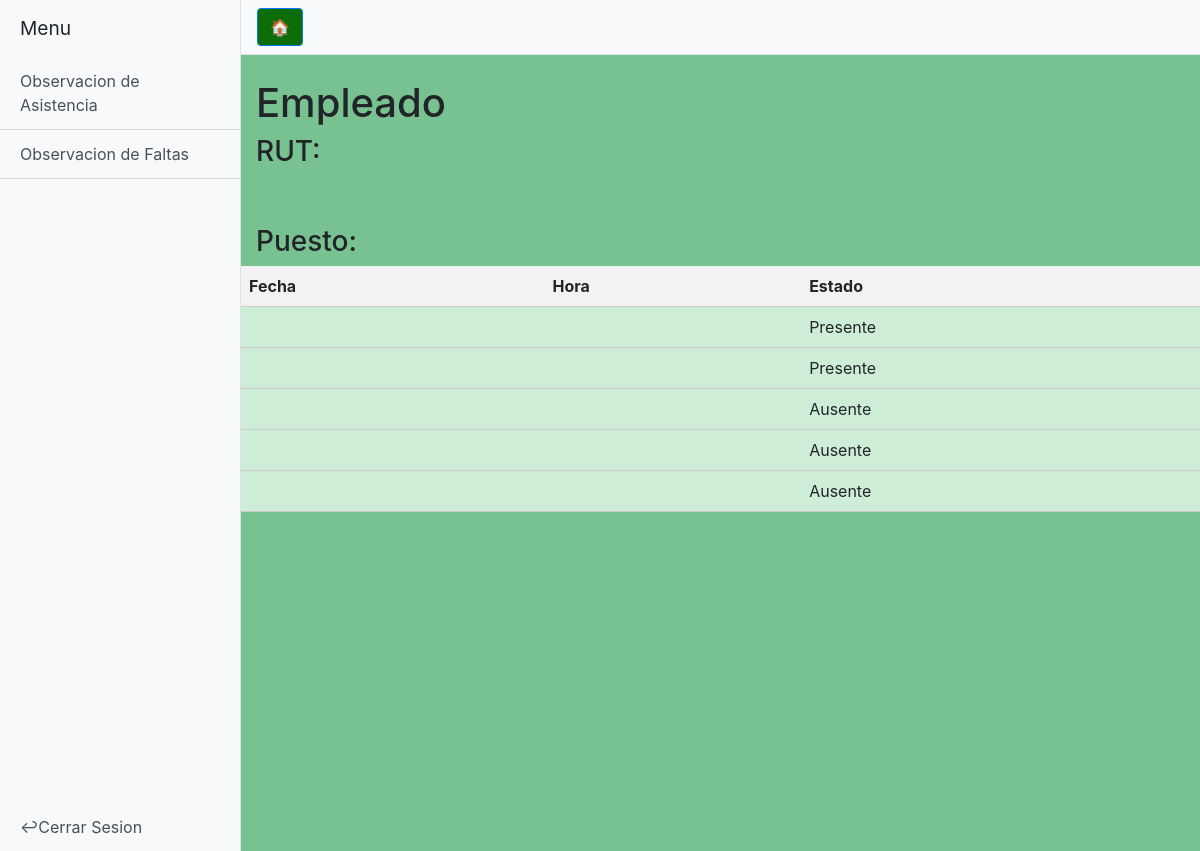
Page /observaciondeasistencias on the committed database.
### tables this page shows
CREATE TABLE "asistencia" (
	"id_asistencia"	INTEGER,
	"fecha"	TEXT,
	"hora"	TEXT,
	"estado"	TEXT,
	"rut_trabajador"	TEXT,
	PRIMARY KEY("id_asistencia" AUTOINCREMENT),
	FOREIGN KEY("rut_trabajador") REFERENCES "obrero"("rut_trabajador")
);

### app.py (the view)
    @app.route('/observaciondeasistencias')
    def observacion_asis():
        obreros=asistenciaObrero()
        return render_template('observaciondeasistencias.html',obreros=obreros)

### funciones.py (called while the page is built)
def sqlConnection2():
    try:
        con2 = sqlite3.connect('backup.db')
        con2.row_factory = sqlite3.Row
        return con2
    except Error:
         print(Error)

def asistenciaObrero():
    con = sqlConnection2()
    cursorObj = con.cursor()
    cursorObj.execute("SELECT estado,id_falta,obrero.rut_trabajador from obrero INNER JOIN asistencia On asistencia.rut_trabajador=obrero.rut_trabajador INNER JOIN recoleccion_faltas ON recoleccion_faltas.rut_trabajador=obrero.rut_trabajador WHERE asistencia.fecha=recoleccion_faltas.fecha;")
    rows = cursorObj.fetchall()
    con.commit()
    return rows

### templates/observaciondeasistencias.html (shortened to what this page needs)
<!DOCTYPE html>
<head>
    <link rel="stylesheet" href="https://cdn.jsdelivr.net/npm/bootstrap@4.5.3/dist/css/bootstrap.min.css">
    <link href="{{ url_for('static', filename='css/style.css') }}" rel="stylesheet">
</head>
<body>
<div class="d-flex" id="wrapper">
    <div class="bg-light border-right" id="sidebar-wrapper">
        <div class="sidebar-heading">Menu</div>
        <div class="list-group list-group-flush">
            <a href="/observaciondeasistencias" class="list-group-item list-group-item-action bg-light">Observacion de Asistencia</a>
            <a href="/observaciondefaltas" class="list-group-item list-group-item-action bg-light">Observacion de Faltas</a>
            <br><br>
            <br><br>
            <br><br>
            <br><br>
            <br><br>
            <br><br>
            <br><br>
            <br><br>
            <br><br>
            <br><br>
            <br><br>
            <br><br>
            <br><br>
            <a href="/logout" class="list-group-item list-group-item-action bg-light">↩Cerrar Sesion</a>
        </div>
    </div>
    <div id="page-content-wrapper">
        <nav class="navbar navbar-expand-lg navbar-light bg-light border-bottom">
            <button class="btn btn-primary" id="menu-toggle">🏠</button>
            <h3 class="textUsuario">{{session["rol"]}} {{session['nombre_2']}} </h3>        </nav>
        <div class="container-fluid">
            <h1 class="mt-4">Empleado</h1>
            <h3 class="textchico">RUT: {{session['nombre_2']}} </h3>
            <br><br>
            <h3 class="textchico">Puesto: {{session['rol']}} </h3>
        </div>
        <head>
      </head>
      <div class="table">
          <div class="row header">
              <div class="cell">Fecha</div>
              <div class="cell">Hora</div>
              <div class="cell">Estado</div>
          </div>
          {% for word in obreros %}
              <div class="row">
                  <div class="cell">{{word.fecha}}</div>
                  <div class="cell">{{word.hora}}</div>
                  <div class="cell">{{word.estado}}</div>
              </div>
          {% endfor %}
    </div>
</div>
</body>
</html>

### static/css/style.css (style rules this page uses)
#wrapper { overflow-x: hidden; }
#sidebar-wrapper { min-height: 100vh; margin-left: -15rem; -webkit-transition: margin .25s ease-out; -moz-transition: margin .25s ease-out; -o-transition: margin .25s ease-out; transition: margin .25s ease-out; }
#sidebar-wrapper .sidebar-heading { padding: 0.875rem 1.25rem; font-size: 1.2rem; }
#sidebar-wrapper .list-group { width: 15rem; }
#page-content-wrapper { min-width: 100vw; }
@media (min-width: 768px) { #sidebar-wrapper { margin-left: 0; } }
@media (min-width: 768px) { #page-content-wrapper { min-width: 0; width: 100%; } }
body { background: rgba(102, 185, 130, 0.884); }
.table { display: table; width: 100%; border-collapse: collapse; }
.row { display: table-row; background-color: rgba(216, 243, 224, 0.89); }
.cell { display: table-cell; border-bottom: 1px solid #ccc; padding: 8px; }
.header .cell { font-weight: bold; background-color: #f2f2f2; }
.btn-primary { background-color: #0d6d0a; }

### rows in the picture
asistencia: estado "Presente"
asistencia: estado "Presente"
asistencia: estado "Ausente"
asistencia: estado "Ausente"
asistencia: estado "Ausente"
